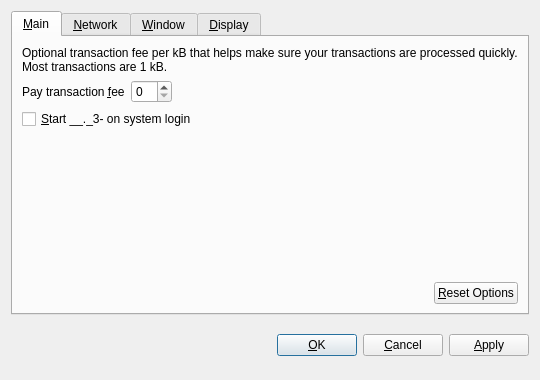
<?xml version="1.0" encoding="UTF-8"?>
<ui version="4.0">
 <class>OptionsDialog</class>
 <widget class="QDialog" name="OptionsDialog">
  <property name="geometry">
   <rect>
    <x>0</x>
    <y>0</y>
    <width>540</width>
    <height>380</height>
   </rect>
  </property>
  <property name="windowTitle">
   <string>Options</string>
  </property>
  <property name="modal">
   <bool>true</bool>
  </property>
  <layout class="QVBoxLayout" name="verticalLayout">
   <item>
    <widget class="QTabWidget" name="tabWidget">
     <property name="tabPosition">
      <enum>QTabWidget::North</enum>
     </property>
     <property name="currentIndex">
      <number>0</number>
     </property>
     <widget class="QWidget" name="tabMain">
      <attribute name="title">
       <string>&amp;Main</string>
      </attribute>
      <layout class="QVBoxLayout" name="verticalLayout_Main">
       <item>
        <widget class="QLabel" name="transactionFeeInfoLabel">
         <property name="text">
          <string>Optional transaction fee per kB that helps make sure your transactions are processed quickly. Most transactions are 1 kB.</string>
         </property>
         <property name="textFormat">
          <enum>Qt::PlainText</enum>
         </property>
         <property name="wordWrap">
          <bool>true</bool>
         </property>
        </widget>
       </item>
       <item>
        <layout class="QHBoxLayout" name="horizontalLayout_1_Main">
         <item>
          <widget class="QLabel" name="transactionFeeLabel">
           <property name="text">
            <string>Pay transaction &amp;fee</string>
           </property>
           <property name="textFormat">
            <enum>Qt::PlainText</enum>
           </property>
           <property name="buddy">
            <cstring>transactionFee</cstring>
           </property>
          </widget>
         </item>
         <item>
          <widget class="BitcoinAmountField" name="transactionFee"/>
         </item>
         <item>
          <spacer name="horizontalSpacer_1_Main">
           <property name="orientation">
            <enum>Qt::Horizontal</enum>
           </property>
           <property name="sizeHint" stdset="0">
            <size>
             <width>40</width>
             <height>20</height>
            </size>
           </property>
          </spacer>
         </item>
        </layout>
       </item>
       <item>
        <widget class="QCheckBox" name="bitcoinAtStartup">
         <property name="toolTip">
          <string>Automatically start __._3- after logging in to the system.</string>
         </property>
         <property name="text">
          <string>&amp;Start __._3- on system login</string>
         </property>
        </widget>
       </item>
       <item>
        <spacer name="verticalSpacer_Main">
         <property name="orientation">
          <enum>Qt::Vertical</enum>
         </property>
         <property name="sizeHint" stdset="0">
          <size>
           <width>20</width>
           <height>40</height>
          </size>
         </property>
        </spacer>
       </item>
       <item>
        <layout class="QHBoxLayout" name="horizontalLayout_2_Main">
         <item>
          <spacer name="horizontalSpacer_2_Main">
           <property name="orientation">
            <enum>Qt::Horizontal</enum>
           </property>
           <property name="sizeHint" stdset="0">
            <size>
             <width>40</width>
             <height>20</height>
            </size>
           </property>
          </spacer>
         </item>
         <item>
          <widget class="QPushButton" name="resetButton">
           <property name="toolTip">
            <string>Reset all client options to default.</string>
           </property>
           <property name="text">
            <string>&amp;Reset Options</string>
           </property>
           <property name="autoDefault">
            <bool>false</bool>
           </property>
          </widget>
         </item>
        </layout>
       </item>
      </layout>
     </widget>
     <widget class="QWidget" name="tabNetwork">
      <attribute name="title">
       <string>&amp;Network</string>
      </attribute>
      <layout class="QVBoxLayout" name="verticalLayout_Network">
       <item>
        <widget class="QCheckBox" name="mapPortUpnp">
         <property name="toolTip">
          <string>Automatically open the __._3- client port on the router. This only works when your router supports UPnP and it is enabled.</string>
         </property>
         <property name="text">
          <string>Map port using &amp;UPnP</string>
         </property>
        </widget>
       </item>
       <item>
        <widget class="QCheckBox" name="connectSocks">
         <property name="toolTip">
          <string>Connect to the __._3- network through a SOCKS proxy (e.g. when connecting through Tor).</string>
         </property>
         <property name="text">
          <string>&amp;Connect through SOCKS proxy:</string>
         </property>
        </widget>
       </item>
       <item>
        <layout class="QHBoxLayout" name="horizontalLayout_Network">
         <item>
          <widget class="QLabel" name="proxyIpLabel">
           <property name="text">
            <string>Proxy &amp;IP:</string>
           </property>
           <property name="textFormat">
            <enum>Qt::PlainText</enum>
           </property>
           <property name="buddy">
            <cstring>proxyIp</cstring>
           </property>
          </widget>
         </item>
         <item>
          <widget class="QValidatedLineEdit" name="proxyIp">
           <property name="maximumSize">
            <size>
             <width>140</width>
             <height>16777215</height>
            </size>
           </property>
           <property name="toolTip">
            <string>IP address of the proxy (e.g. 127.0.0.1)</string>
           </property>
          </widget>
         </item>
         <item>
          <widget class="QLabel" name="proxyPortLabel">
           <property name="text">
            <string>&amp;Port:</string>
           </property>
           <property name="textFormat">
            <enum>Qt::PlainText</enum>
           </property>
           <property name="buddy">
            <cstring>proxyPort</cstring>
           </property>
          </widget>
         </item>
         <item>
          <widget class="QLineEdit" name="proxyPort">
           <property name="maximumSize">
            <size>
             <width>55</width>
             <height>16777215</height>
            </size>
           </property>
           <property name="toolTip">
            <string>Port of the proxy (e.g. 9050)</string>
           </property>
          </widget>
         </item>
         <item>
          <widget class="QLabel" name="socksVersionLabel">
           <property name="text">
            <string>SOCKS &amp;Version:</string>
           </property>
           <property name="textFormat">
            <enum>Qt::PlainText</enum>
           </property>
           <property name="buddy">
            <cstring>socksVersion</cstring>
           </property>
          </widget>
         </item>
         <item>
          <widget class="QValueComboBox" name="socksVersion">
           <property name="toolTip">
            <string>SOCKS version of the proxy (e.g. 5)</string>
           </property>
          </widget>
         </item>
         <item>
          <spacer name="horizontalSpacer_Network">
           <property name="orientation">
            <enum>Qt::Horizontal</enum>
           </property>
           <property name="sizeHint" stdset="0">
            <size>
             <width>40</width>
             <height>20</height>
            </size>
           </property>
          </spacer>
         </item>
        </layout>
       </item>
       <item>
        <spacer name="verticalSpacer_Network">
         <property name="orientation">
          <enum>Qt::Vertical</enum>
         </property>
         <property name="sizeHint" stdset="0">
          <size>
           <width>20</width>
           <height>40</height>
          </size>
         </property>
        </spacer>
       </item>
      </layout>
     </widget>
     <widget class="QWidget" name="tabWindow">
      <attribute name="title">
       <string>&amp;Window</string>
      </attribute>
      <layout class="QVBoxLayout" name="verticalLayout_Window">
       <item>
        <widget class="QCheckBox" name="minimizeToTray">
         <property name="toolTip">
          <string>Show only a tray icon after minimizing the window.</string>
         </property>
         <property name="text">
          <string>&amp;Minimize to the tray instead of the taskbar</string>
         </property>
        </widget>
       </item>
       <item>
        <widget class="QCheckBox" name="minimizeOnClose">
         <property name="toolTip">
          <string>Minimize instead of exit the application when the window is closed. When this option is enabled, the application will be closed only after selecting Quit in the menu.</string>
         </property>
         <property name="text">
          <string>M&amp;inimize on close</string>
         </property>
        </widget>
       </item>
       <item>
        <spacer name="verticalSpacer_Window">
         <property name="orientation">
          <enum>Qt::Vertical</enum>
         </property>
         <property name="sizeHint" stdset="0">
          <size>
           <width>20</width>
           <height>40</height>
          </size>
         </property>
        </spacer>
       </item>
      </layout>
     </widget>
     <widget class="QWidget" name="tabDisplay">
      <attribute name="title">
       <string>&amp;Display</string>
      </attribute>
      <layout class="QVBoxLayout" name="verticalLayout_Display">
       <item>
        <layout class="QHBoxLayout" name="horizontalLayout_1_Display">
         <item>
          <widget class="QLabel" name="langLabel">
           <property name="text">
            <string>User Interface &amp;language:</string>
           </property>
           <property name="textFormat">
            <enum>Qt::PlainText</enum>
           </property>
           <property name="buddy">
            <cstring>lang</cstring>
           </property>
          </widget>
         </item>
         <item>
          <widget class="QValueComboBox" name="lang">
           <property name="toolTip">
            <string>The user interface language can be set here. This setting will take effect after restarting __._3-.</string>
           </property>
          </widget>
         </item>
        </layout>
       </item>
       <item>
        <layout class="QHBoxLayout" name="horizontalLayout_2_Display">
         <item>
          <widget class="QLabel" name="unitLabel">
           <property name="text">
            <string>&amp;Unit to show amounts in:</string>
           </property>
           <property name="textFormat">
            <enum>Qt::PlainText</enum>
           </property>
           <property name="buddy">
            <cstring>unit</cstring>
           </property>
          </widget>
         </item>
         <item>
          <widget class="QValueComboBox" name="unit">
           <property name="toolTip">
            <string>Choose the default subdivision unit to show in the interface and when sending coins.</string>
           </property>
          </widget>
         </item>
        </layout>
       </item>
       <item>
        <widget class="QCheckBox" name="displayAddresses">
         <property name="toolTip">
          <string>Whether to show __._3- addresses in the transaction list or not.</string>
         </property>
         <property name="text">
          <string>&amp;Display addresses in transaction list</string>
         </property>
        </widget>
       </item>
       <item>
        <spacer name="verticalSpacer_Display">
         <property name="orientation">
          <enum>Qt::Vertical</enum>
         </property>
         <property name="sizeHint" stdset="0">
          <size>
           <width>20</width>
           <height>40</height>
          </size>
         </property>
        </spacer>
       </item>
      </layout>
     </widget>
    </widget>
   </item>
   <item>
    <layout class="QHBoxLayout" name="horizontalLayout_Buttons">
     <item>
      <spacer name="horizontalSpacer_1">
       <property name="orientation">
        <enum>Qt::Horizontal</enum>
       </property>
       <property name="sizeHint" stdset="0">
        <size>
         <width>40</width>
         <height>48</height>
        </size>
       </property>
      </spacer>
     </item>
     <item>
      <widget class="QLabel" name="statusLabel">
       <property name="font">
        <font>
         <weight>75</weight>
         <bold>true</bold>
        </font>
       </property>
       <property name="text">
        <string/>
       </property>
       <property name="textFormat">
        <enum>Qt::PlainText</enum>
       </property>
       <property name="wordWrap">
        <bool>true</bool>
       </property>
      </widget>
     </item>
     <item>
      <spacer name="horizontalSpacer_2">
       <property name="orientation">
        <enum>Qt::Horizontal</enum>
       </property>
       <property name="sizeHint" stdset="0">
        <size>
         <width>40</width>
         <height>48</height>
        </size>
       </property>
      </spacer>
     </item>
     <item>
      <widget class="QPushButton" name="okButton">
       <property name="text">
        <string>&amp;OK</string>
       </property>
      </widget>
     </item>
     <item>
      <widget class="QPushButton" name="cancelButton">
       <property name="text">
        <string>&amp;Cancel</string>
       </property>
       <property name="autoDefault">
        <bool>false</bool>
       </property>
      </widget>
     </item>
     <item>
      <widget class="QPushButton" name="applyButton">
       <property name="text">
        <string>&amp;Apply</string>
       </property>
       <property name="autoDefault">
        <bool>false</bool>
       </property>
      </widget>
     </item>
    </layout>
   </item>
  </layout>
 </widget>
 <customwidgets>
  <customwidget>
   <class>BitcoinAmountField</class>
   <extends>QSpinBox</extends>
   <header>bitcoinamountfield.h</header>
  </customwidget>
  <customwidget>
   <class>QValueComboBox</class>
   <extends>QComboBox</extends>
   <header>qvaluecombobox.h</header>
  </customwidget>
  <customwidget>
   <class>QValidatedLineEdit</class>
   <extends>QLineEdit</extends>
   <header>qvalidatedlineedit.h</header>
  </customwidget>
 </customwidgets>
 <resources/>
 <connections/>
</ui>
